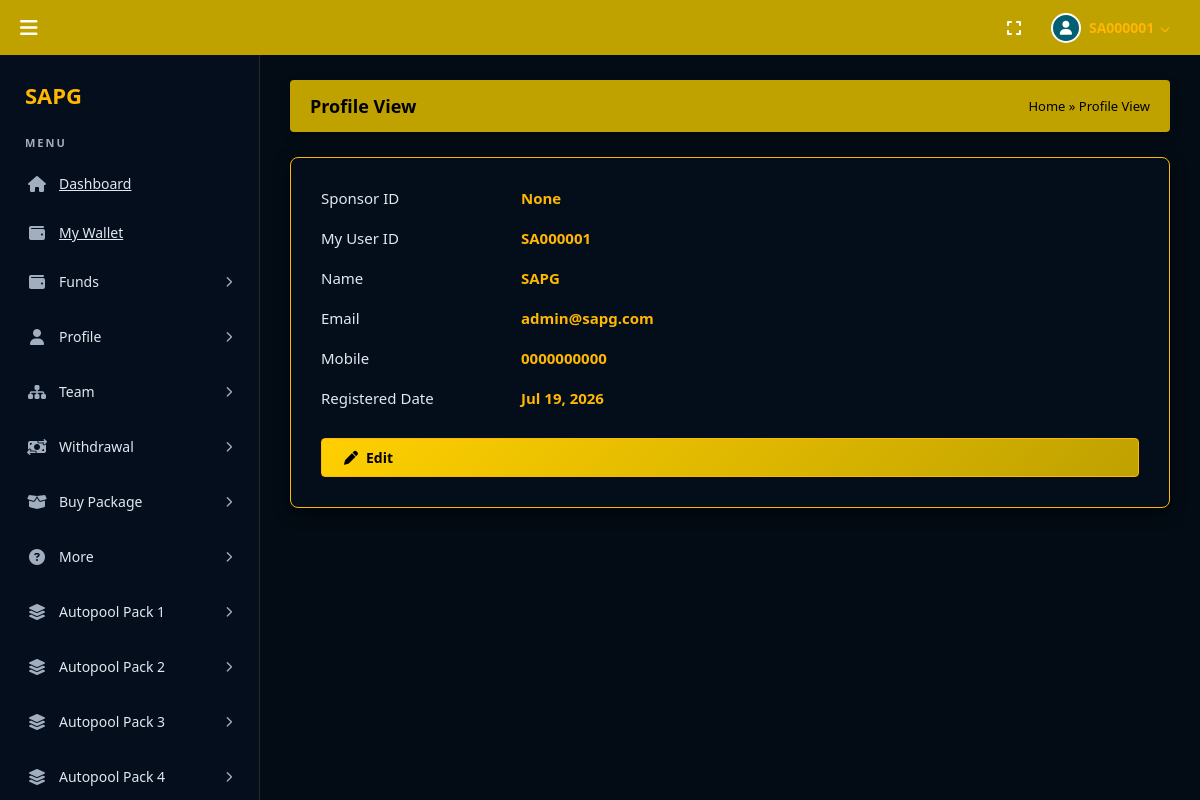
The page /UserPanel/profileView.php (signed in) on the database its author committed.
### tables this page shows
CREATE TABLE `users` (
    `id` INT AUTO_INCREMENT PRIMARY KEY,
    `user_id` VARCHAR(8) NOT NULL UNIQUE COMMENT 'Alphanumeric ID: SA followed by 6 digits',
    `sponsor_id` VARCHAR(8) DEFAULT NULL COMMENT 'References parent user_id in sponsor tree',
    `name` VARCHAR(100) NOT NULL,
    `email` VARCHAR(255) NOT NULL,
    `phone` VARCHAR(20) NOT NULL,
    `password` VARCHAR(255) NOT NULL COMMENT 'Bcrypt hashed',
    `status` ENUM('Active', 'Inactive', 'Blocked') DEFAULT 'Inactive' COMMENT 'Inactive = registered but no package',
    `created_at` TIMESTAMP DEFAULT CURRENT_TIMESTAMP,
    `updated_at` TIMESTAMP DEFAULT CURRENT_TIMESTAMP ON UPDATE CURRENT_TIMESTAMP,
    INDEX `idx_sponsor` (`sponsor_id`),
    INDEX `idx_status` (`status`),
    INDEX `idx_email` (`email`)
);

### UserPanel/profileView.php (the view, shortened to what this page needs)
<?php
require_once '../libs/auth.php';
$user_id = $_SESSION['user_id'] ?? '';
$stmt = $pdo->prepare("SELECT * FROM users WHERE user_id = ?");
$stmt->execute([$user_id]);
$user = $stmt->fetch(PDO::FETCH_ASSOC);
include '../includes/header.php';
?>
<div id="profileViewSection" class="content-section active-view">
    <div class="profile-header-bar">
        <div class="profile-header-title">Profile View</div>
        <div class="profile-breadcrumb"><a href="index.php">Home</a> &raquo; Profile View</div>
    </div>
    <div class="profile-view-card">
        <div class="profile-row"><div class="profile-label">Sponsor ID</div><div class="profile-value"><?php echo htmlspecialchars($user['sponsor_id'] ?? 'None'); ?></div></div>
        <div class="profile-row"><div class="profile-label">My User ID</div><div class="profile-value"><?php echo htmlspecialchars($user['user_id']); ?></div></div>
        <div class="profile-row"><div class="profile-label">Name</div><div class="profile-value"><?php echo htmlspecialchars($user['name']); ?></div></div>
        <div class="profile-row"><div class="profile-label">Email</div><div class="profile-value"><?php echo htmlspecialchars($user['email']); ?></div></div>
        <div class="profile-row"><div class="profile-label">Mobile</div><div class="profile-value"><?php echo htmlspecialchars($user['phone']); ?></div></div>
        <div class="profile-row"><div class="profile-label">Registered Date</div><div class="profile-value"><?php echo date('M d, Y', strtotime($user['created_at'])); ?></div></div>
        <button class="btn-gold" style="margin-top: 10px;" onclick="window.location.href='editProfile.php'"><i class="fa-solid fa-pen"></i> Edit</button>
    </div>
</div>
<?php include '../includes/footer.php'; ?>

### includes/header.php (style rules this page uses)
* { margin: 0; padding: 0; box-sizing: border-box; font-family: 'Segoe UI', Tahoma, Geneva, Verdana, sans-serif; }
body { overflow: hidden; background-color: #030b14; color: #fff; display: flex; flex-direction: column; height: 100vh; height: 100dvh; width: 100vw; }
.profile-header-bar { background: #bfa100; padding: 14px 20px; border-radius: 4px; display: flex; justify-content: space-between; align-items: center; margin-bottom: 25px; box-shadow: 0 4px 10px rgba(0, 0, 0, 0.3); }
.profile-header-title { color: #000; font-size: 18px; font-weight: bold; }
.profile-breadcrumb { font-size: 13px; color: #000; font-weight: 500; }
.profile-breadcrumb a { color: #000; text-decoration: none; }
.content-section { display: none; }
.content-section.active-view { display: block; }
.profile-view-card { background: rgba(6, 17, 33, 0.6); backdrop-filter: blur(15px); border: 1px solid #ffb703; border-radius: 8px; padding: 30px; display: flex; flex-direction: column; gap: 20px; box-shadow: 0 5px 15px rgba(0, 0, 0, 0.5); }
.profile-row { display: flex; align-items: center; font-size: 15px; }
.profile-label { width: 200px; color: #e2e8f0; font-weight: 500; }
.profile-value { color: #ffb703; font-weight: bold; }
.btn-gold { background: linear-gradient(135deg, #ffcf00 0%, #bfa100 100%); border: 1px solid #ffb703; color: #000; padding: 9px 22px; font-size: 14px; font-weight: bold; border-radius: 4px; cursor: pointer; display: flex; align-items: center; gap: 8px; transition: transform 0.2s; }

### rows shown on the page
users: sponsor "None", user "SA000001", name "SAPG", email "admin@sapg.com", phone "0000000000", created_at "Jul 19, 2026"

### other values the page prints
$_SESSION['user_id'] "SA000001"
$env['SITE_NAME'] "SAPG"
